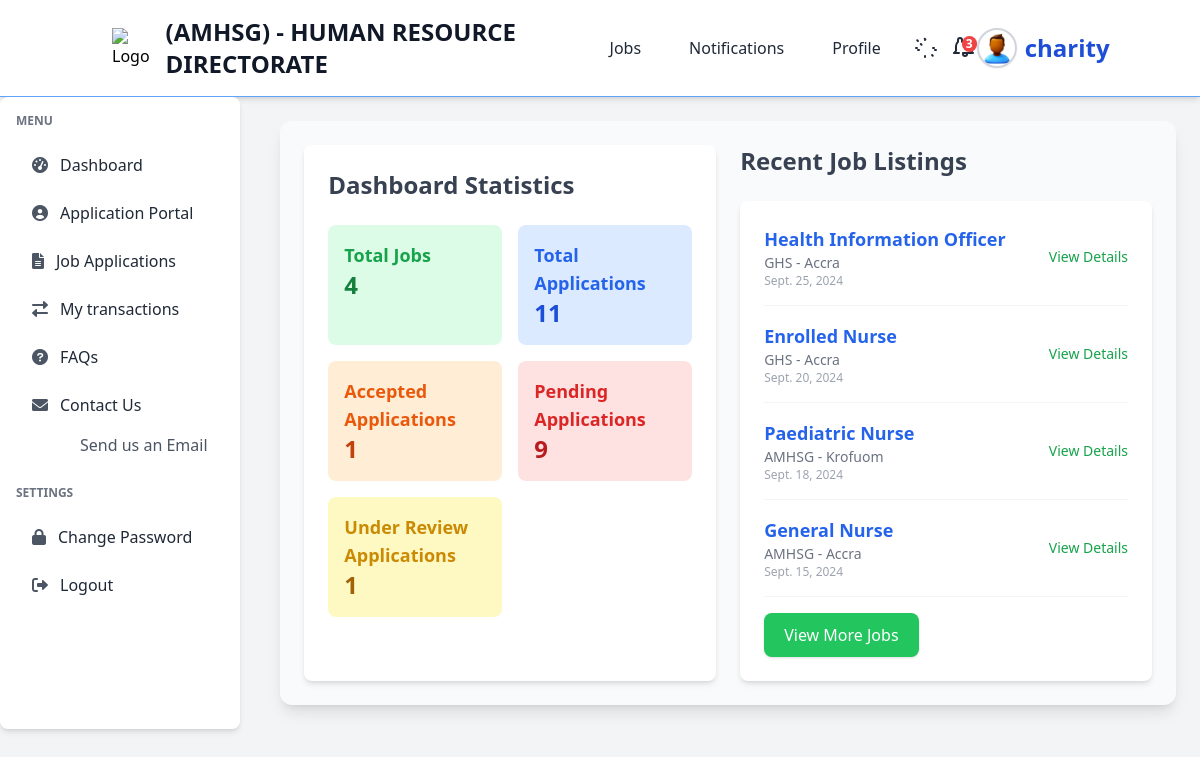
Screenshot of /dashboard (signed in) with the database file from the repository.
### jobs/models.py (models this page shows, shortened)
class Job(models.Model):
    title = models.CharField(max_length=255, default="none")
    company = models.CharField(max_length=255, default="none")  # Name of the company offering the job
    location = models.CharField(max_length=255, default="none")
    description = models.TextField()
    responsibilities = models.TextField(help_text="List of job responsibilities", default="none")  # New field for responsibilities
    requirements = models.TextField(help_text="List of job requirements", default="none")  # New field for requirements
    salary = models.CharField(max_length=100, blank=True, null=True, help_text="Salary range or amount")  # Optional salary field
    posted_date = models.DateField(auto_now_add=True, blank=True, null=True)
    application_deadline = models.DateField(null=True, blank=True, help_text="Deadline to apply for the job")  # New field for application deadline
    class Meta:
        ordering = ['-posted_date']  # Orders job listings by the most recent first

### authentication/views.py (the view)
# urls.py: path('dashboard', views.dashboard, name="dashboard"),
@login_required(login_url="authentication:my-login")
def dashboard(request):
    jobs = Job.objects.all().order_by('-posted_date')[:5]
    notifications = Notification.objects.all().order_by('-date')[:5]
    total_jobs = Job.objects.count()  # Total number of jobs
    total_applications = Application.objects.count()  # Total number of applications
    accepted_applications = Application.objects.filter(status='accepted').count()  # Count of accepted applications
    pending_applications = Application.objects.filter(status='pending').count()  # Count of pending applications
    under_review_applications = Application.objects.filter(status='under review').count()  # Count of under review applications
    context = {
        'jobs': jobs,
        'notifications': notifications,
        'total_jobs': total_jobs,
        'total_applications': total_applications,
        'accepted_applications': accepted_applications,
        'pending_applications': pending_applications,
        'under_review_applications': under_review_applications,
    }
    return render(request, 'authentication/dashboard.html', context)

### templates/authentication/dashboard.html (shortened to what this page needs)
{% extends 'authentication/dash-base.html' %}
{% block content %}
<main class="flex-1 bg-gray-50 shadow-lg rounded-xl p-6">
  <div class="grid grid-cols-1 md:grid-cols-2 gap-6">
    <section class="bg-white p-6 rounded-lg shadow-md">
      <h2 class="text-2xl font-bold text-gray-700 mb-6">Dashboard Statistics</h2>
      <div class="grid grid-cols-1 md:grid-cols-2 gap-4">
        <div class="bg-green-100 p-4 rounded-lg">
          <h3 class="text-lg font-semibold text-green-600">Total Jobs</h3>
          <p class="text-2xl font-bold text-green-700">{{ total_jobs }}</p>
        </div>
        <div class="bg-blue-100 p-4 rounded-lg">
          <h3 class="text-lg font-semibold text-blue-600">Total Applications</h3>
          <p class="text-2xl font-bold text-blue-700">{{ total_applications }}</p>
        </div>
        <div class="bg-orange-100 p-4 rounded-lg">
          <h3 class="text-lg font-semibold text-orange-600">Accepted Applications</h3>
          <p class="text-2xl font-bold text-orange-700">{{ accepted_applications }}</p>
        </div>
        <div class="bg-red-100 p-4 rounded-lg">
          <h3 class="text-lg font-semibold text-red-600">Pending Applications</h3>
          <p class="text-2xl font-bold text-red-700">{{ pending_applications }}</p>
        </div>
        <div class="bg-yellow-100 p-4 rounded-lg">
          <h3 class="text-lg font-semibold text-yellow-600">Under Review Applications</h3>
          <p class="text-2xl font-bold text-yellow-700">{{ under_review_applications }}</p>
        </div>
      </div>
    </section>
    <section>
      <h2 class="text-2xl font-bold text-gray-700 mb-6">Recent Job Listings</h2>
      <div class="bg-white p-6 rounded-lg shadow-md">
        <ul class="space-y-4">
          {% for job in jobs %}
          <li class="flex justify-between items-center border-b border-gray-100 pb-4">
            <div>
              <a href="{% url 'job-detail' job.id %}" class="text-lg font-semibold text-blue-600 hover:text-blue-700 transition-colors">
                {{ job.title }}
              </a>
              <p class="text-gray-500 text-sm">{{ job.company }} - {{ job.location }}</p>
              <p class="text-gray-400 text-xs">{{ job.posted_date }}</p>
            </div>
            <a href="{% url 'job-detail' job.id %}" class="text-sm text-green-600 hover:text-green-700 transition-colors">
              View Details
            </a>
          </li>
          {% empty %}
          <li class="text-gray-500">No job listings available.</li>
          {% endfor %}
        </ul>
        <a href="{% url 'job-list' %}" class="mt-4 inline-block bg-green-500 text-white hover:bg-green-600 px-5 py-2.5 rounded-lg shadow transition-all">
          View More Jobs
        </a>
      </div>
    </section>
  </div>
</main>
{% endblock %}

### templates/authentication/dash-base.html (shortened to what this page needs)
{% load static tailwind_tags %}
<!DOCTYPE html>
<html lang="en">
  <head>
    <link
      href="https://cdn.jsdelivr.net/npm/tailwindcss@2.2.19/dist/tailwind.min.css"
      rel="stylesheet"
    />
    <link
      rel="stylesheet"
      href="https://cdnjs.cloudflare.com/ajax/libs/font-awesome/6.0.0-beta3/css/all.min.css"
    />
    <link rel="stylesheet" href="https://cdn.jsdelivr.net/npm/flatpickr/dist/flatpickr.min.css">
    <link href="{% static 'css/styles.css' %}" rel="stylesheet">
    <link href="https://cdn.jsdelivr.net/npm/tailwindcss@2.2.19/dist/tailwind.min.css" rel="stylesheet">
    <link href="https://cdn.jsdelivr.net/npm/select2@4.1.0-rc.0/dist/css/select2.min.css" rel="stylesheet" />
    {% tailwind_css %}
  </head>
  <body class="bg-gray-100">
<header class="bg-white dark:bg-gray-800 shadow-md border-b border-blue-400 transition-colors duration-300">
  <div class="container mx-auto flex items-center justify-between py-4 px-6">
    <div class="flex items-center space-x-4">
      <img src="{% static 'img/logo.png' %}" alt="Logo" class="w-10 h-10" />
      <a href="{% url 'dashboard' %}" class="text-2xl font-bold text-gray-900 dark:text-white">
        (AMHSG) - HUMAN RESOURCE DIRECTORATE
      </a>
    </div>
    <nav class="hidden md:flex space-x-4">
      <a href="{% url 'job-list' %}" class="px-4 py-2 text-gray-800 dark:text-gray-200 hover:bg-yellow-600 hover:text-white rounded-md transition-colors duration-200">
        Jobs
      </a>
      <a href="{% url 'notification-list' %}" class="px-4 py-2 text-gray-800 dark:text-gray-200 hover:bg-yellow-600 hover:text-white rounded-md transition-colors duration-200">
        Notifications
      </a>
      <a href="#" class="px-4 py-2 text-gray-800 dark:text-gray-200 hover:bg-yellow-600 hover:text-white rounded-md transition-colors duration-200">
        Profile
      </a>
    </nav>
    <button id="themeToggle" class="px-4 py-2 text-gray-800 dark:text-gray-200 hover:bg-yellow-600 hover:text-white rounded-md transition-colors duration-200">
    </button>
    <div class="relative">
      <button id="notificationButton" class="relative flex items-center text-gray-800 dark:text-gray-200 hover:text-blue-600">
        <span class="absolute top-0 right-0 bg-red-500 text-white text-xs font-bold rounded-full px-1">{{ notifications.count }}</span>
      </button>
    </div>
    <div class="relative">
      <button id="profileMenuButton" class="flex items-center space-x-2 text-gray-800 dark:text-gray-200 hover:text-blue-600">
        <img src="{% static 'img/profile.png' %}" alt="Profile Image" class="w-10 h-10 rounded-full border-2 border-gray-300 shadow-sm" />
        <span class="hidden md:inline font-extrabold text-2xl text-blue-700 dark:text-blue-400">{{ user.username }}</span>
      </button>
    </div>
  </div>
</header>
    <div class="flex flex-col md:flex-row md:space-x-4">
<aside class="w-full md:w-1/4 bg-white shadow-md rounded-lg p-4 mb-4 md:mb-0">
  <nav class="space-y-6">
    <div>
      <h2 class="text-xs font-semibold text-gray-500 uppercase mb-4">Menu</h2>
      <ul class="space-y-2">
        <li>
          <a
            href="{% url 'dashboard' %}"
            class="flex items-center px-4 py-2 text-gray-800 hover:bg-blue-500 rounded transition-colors duration-200"
          >
            <i class="fas fa-tachometer-alt mr-3 text-gray-600"></i>
            Dashboard
          </a>
        </li>
        <li>
          <a
            href="{% url 'application-portal' %}"
            class="flex items-center px-4 py-2 text-gray-800 hover:bg-blue-500 rounded transition-colors duration-200"
          >
            <i class="fas fa-user-circle mr-3 text-gray-600"></i>
            Application Portal
          </a>
        </li>
        <li>
          <a
            href="{% url 'job-applications' %}"
            class="flex items-center px-4 py-2 text-gray-800 hover:bg-blue-500 rounded transition-colors duration-200"
          >
            <i class="fas fa-file-alt mr-3 text-gray-600"></i>
            Job Applications
          </a>
        </li>
        <li>
          <a
            href="{% url 'my-transactions' %}"
            class="flex items-center px-4 py-2 text-gray-800 hover:bg-blue-500 rounded transition-colors duration-200"
          >
            <i class="fas fa-exchange-alt mr-3 text-gray-600"></i>
            My transactions
          </a>
        </li>
        <li>
          <a
            href="{% url 'faq' %}"
            class="flex items-center px-4 py-2 text-gray-800 hover:bg-blue-500 rounded transition-colors duration-200"
          >
            <i class="fas fa-question-circle mr-3 text-gray-600"></i>
            FAQs
          </a>
        </li>
        <li>
          <a
            href="#"
            class="flex items-center px-4 py-2 text-gray-800 hover:bg-blue-500 rounded transition-colors duration-200"
          >
            <i class="fas fa-envelope mr-3 text-gray-600"></i>
            Contact Us
          </a>
          <ul class="pl-12 mt-1 space-y-1">
            <li>
              <a
                href="#"
                class="block px-4 py-1 text-gray-600 hover:underline hover:bg-blue-500"
              >
                Send us an Email
              </a>
            </li>
          </ul>
        </li>
      </ul>
    </div>
    <div>
      <h2 class="text-xs font-semibold text-gray-500 uppercase mb-4">Settings</h2>
      <ul class="space-y-2">
        <li>
          <a
            href="#"
            class="flex items-center px-4 py-2 text-gray-800 hover:bg-blue-500 rounded transition-colors duration-200"
          >
            <i class="fas fa-lock mr-3 text-gray-600"></i>
            Change Password
          </a>
        </li>
        <li>
          <a
            href="{% url 'user-logout' %}"
            class="flex items-center px-4 py-2 text-gray-800 hover:bg-red-500 rounded transition-colors duration-200"
          >
            <i class="fas fa-sign-out-alt mr-3 text-gray-600"></i>
            Logout
          </a>
        </li>
      </ul>
    </div>
  </nav>
</aside>
    <main class="container mx-auto p-6">
      {% block content %}{% endblock %}
    </main>
  </body>
</html>

### rows the page displays
Job: title "Health Information Officer", company "GHS", location "Accra", posted_date "Sept. 25, 2024"
Job: title "Enrolled Nurse", company "GHS", location "Accra", posted_date "Sept. 20, 2024"
Job: title "Paediatric Nurse", company "AMHSG", location "Krofuom", posted_date "Sept. 18, 2024"
Job: title "General Nurse", company "AMHSG", location "Accra", posted_date "Sept. 15, 2024"

### other values shown
{{ notifications.count }} "3"
{{ user.username }} "charity"
{{ total_jobs }} "4"
{{ total_applications }} "11"
{{ accepted_applications }} "1"
{{ pending_applications }} "9"
{{ under_review_applications }} "1"
